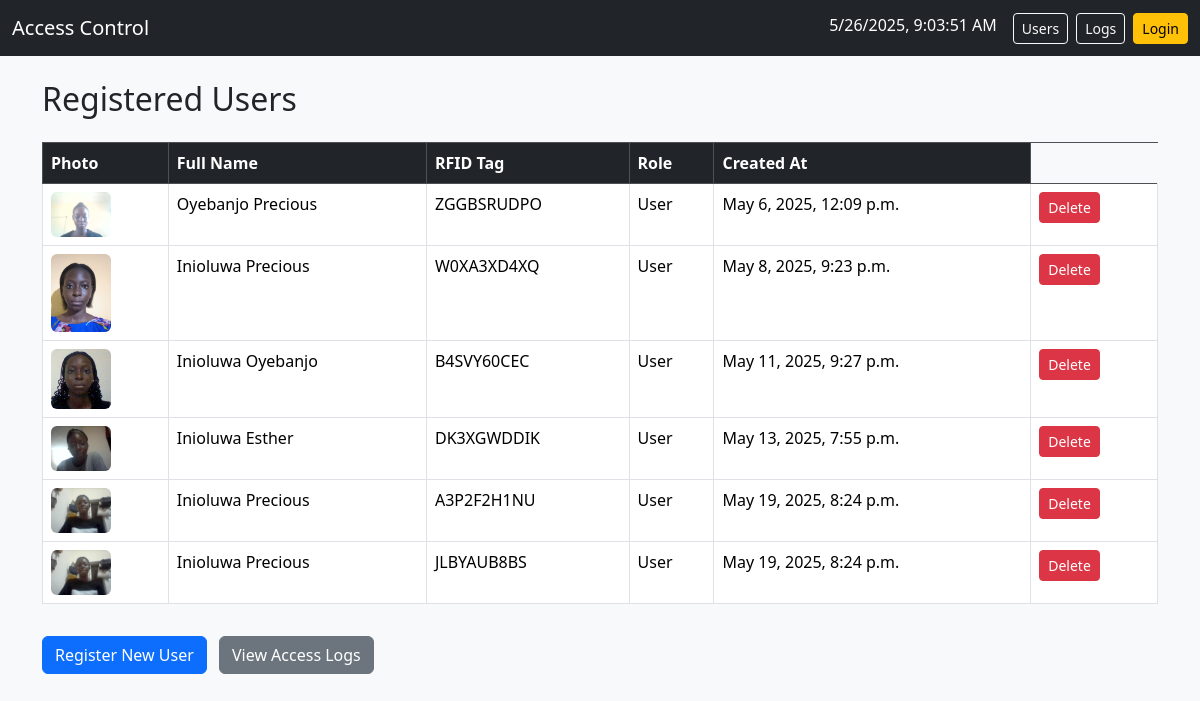
The app's page /users/, older data.
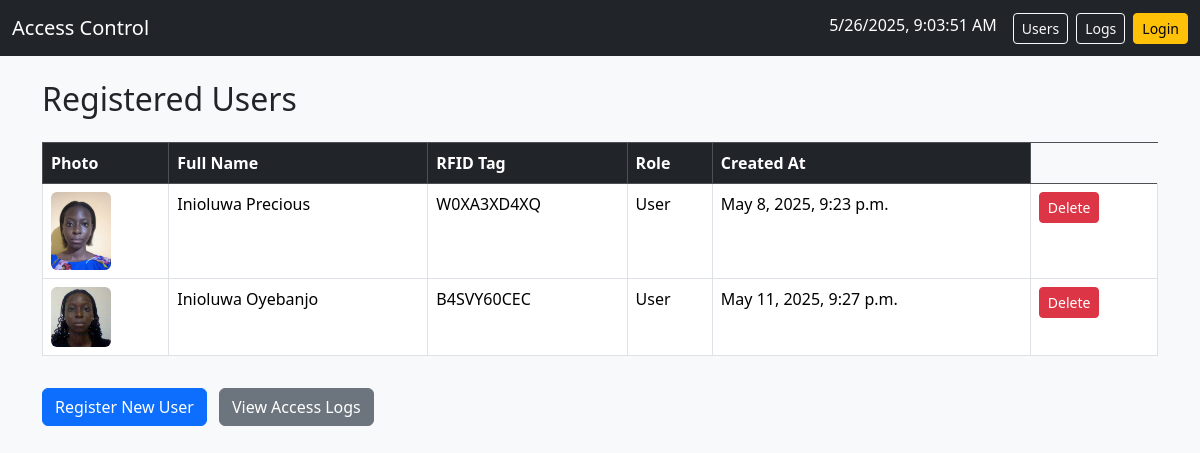
The same page, newer data.
### core/models.py (models this page shows, shortened)
class User(models.Model):
    full_name = models.CharField(max_length=100)
    rfid_tag = models.CharField(max_length=50, unique=True)
    photo = models.ImageField(upload_to='photo/', blank=True, null=True)
    role = models.CharField(max_length=50, default='User')
    created_at = models.DateTimeField(auto_now_add =True)

### core/views.py (the view)
# urls.py: path('users/', core_views.user_list, name='user-list'),
def user_list(request):
    users = User.objects.all()
    return render(request, 'core/user_list.html', {'users': users})

### core/templates/core/user_list.html (shortened to what this page needs)
{% extends "core/base.html" %}
{% block content %}
<h2 class="mb-4">Registered Users</h2>
<table class="table table-bordered table-hover">
    <thead class="table-dark">
        <tr>
            <th>Photo</th>
            <th>Full Name</th>
            <th>RFID Tag</th>
            <th>Role</th>
            <th>Created At</th>
        </tr>
    </thead>
    <tbody>
        {% for user in users %}
        <tr>
            <td>
                {% if user.photo %}
                    <img src="{{ user.photo.url }}" width="60" class="rounded">
                {% else %}
                    <span class="text-muted">No Photo</span>
                {% endif %}
            </td>
            <td>{{ user.full_name }}</td>
            <td>{{ user.rfid_tag }}</td>
            <td>{{ user.role }}</td>
            <td>{{ user.created_at }}</td>
            <td>
                <form method="POST" action="{% url 'delete-user' user.id %}" onsubmit="return confirm('Delete this user?');">
                    <button class="btn btn-sm btn-danger">Delete</button>
                </form>
            </td>
        </tr>
        {% endfor %}
    </tbody>
</table>
<a href="{% url 'user-register' %}" class="btn btn-primary mt-3">Register New User</a>
<a href="{% url 'access-log-list' %}" class="btn btn-secondary mt-3 ms-2">View Access Logs</a>
{% endblock %}

### core/templates/core/base.html (shortened to what this page needs)
<!DOCTYPE html>
<html lang="en">
<head>
    <link href="https://cdn.jsdelivr.net/npm/bootstrap@5.3.3/dist/css/bootstrap.min.css" rel="stylesheet">
</head>
<body class="bg-light">
<nav class="navbar navbar-expand-lg navbar-dark bg-dark">
    <div class="container-fluid">
        <a class="navbar-brand" href="#">Access Control</a>
        <div class="d-flex text-white">
            <span id="clock" class="me-3"></span>
            <a href="{% url 'user-list' %}" class="btn btn-outline-light btn-sm me-2">Users</a>
            <a href="{% url 'access-log-list' %}" class="btn btn-outline-light btn-sm me-2">Logs</a>
            <a href="{% url 'login' %}" class="btn btn-warning btn-sm">Login</a>
        </div>
    </div>
</nav>
<div class="container mt-4">
    {% block content %}
    {% endblock %}
</div>
</body>
</html>

Row changes from the older to the newer data that the page shows:
removed User: photo (picture), full_name "Oyebanjo Precious", rfid_tag "ZGGBSRUDPO", role "User", created_at "May 6, 2025, 12:09 p.m."
removed User: photo (picture), full_name "Inioluwa Esther", rfid_tag "DK3XGWDDIK", role "User", created_at "May 13, 2025, 7:55 p.m."
removed User: photo (picture), full_name "Inioluwa Precious", rfid_tag "A3P2F2H1NU", role "User", created_at "May 19, 2025, 8:24 p.m."
removed User: photo (picture), full_name "Inioluwa Precious", rfid_tag "JLBYAUB8BS", role "User", created_at "May 19, 2025, 8:24 p.m."
